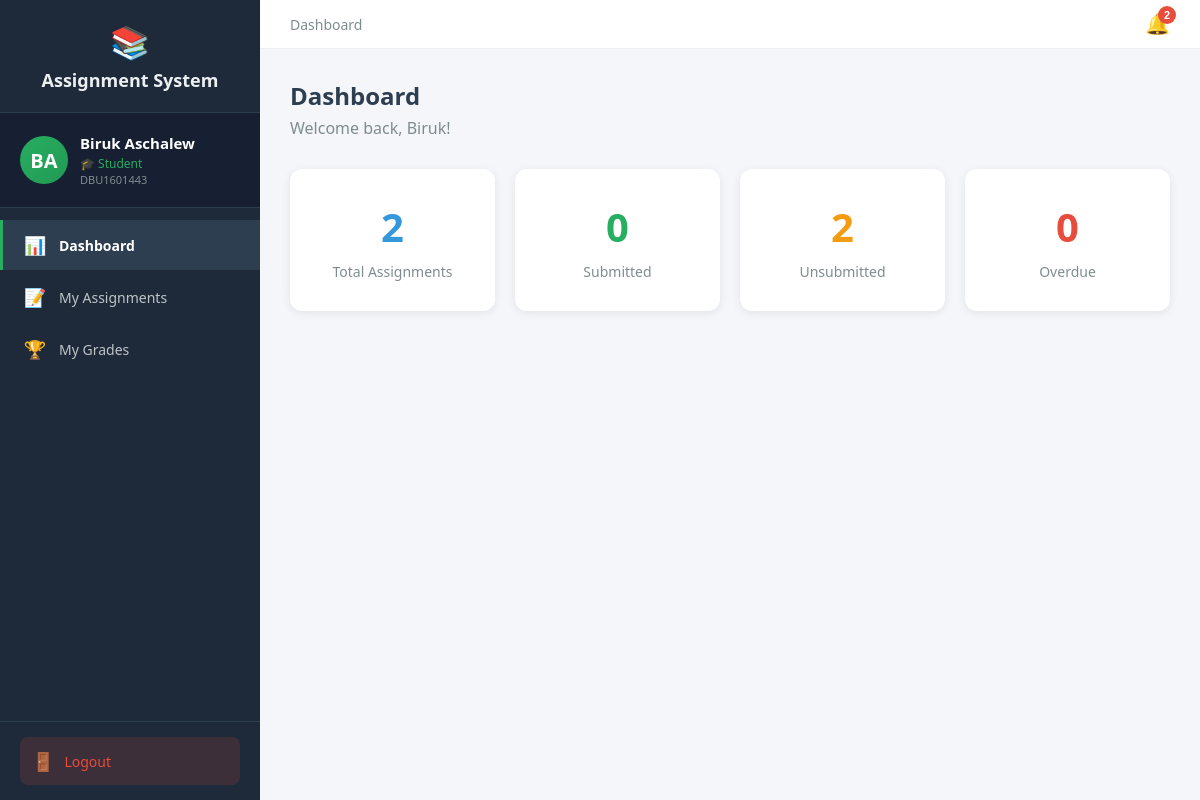
The page /student/dashboard (signed in) on the database its author committed.
### tables this page shows
CREATE TABLE users (
            id TEXT PRIMARY KEY,
            user_id TEXT UNIQUE NOT NULL,
            first_name TEXT NOT NULL,
            last_name TEXT NOT NULL,
            email TEXT UNIQUE NOT NULL,
            password_hash TEXT NOT NULL,
            role TEXT NOT NULL,
            is_approved INTEGER DEFAULT 0,
            created_at TIMESTAMP DEFAULT CURRENT_TIMESTAMP,
            updated_at TIMESTAMP DEFAULT CURRENT_TIMESTAMP,
            node_id TEXT
        );

### routes_student.py (the view)
@student_bp.route('/dashboard')
@login_required
def dashboard():
    if current_user.role != 'student':
        return redirect(url_for('auth.login'))
    conn = get_db()
    cur = conn.cursor()
    cur.execute("SELECT id, department, year FROM students WHERE user_id = ?", (current_user.id,))
    student = cur.fetchone()
    if not student:
        flash('Student profile not found!', 'danger')
        return redirect(url_for('auth.logout'))
    student_id = student['id']
    department = student['department']
    year = student['year']
    cur.execute("""
        SELECT a.id, a.title, a.course_name, u.first_name, u.last_name,
               a.deadline, a.late_submission, a.penalty_per_day, a.teacher_comment,
               a.department, a.year, a.files, a.max_score
        FROM assignments a
        JOIN teachers t ON a.teacher_id = t.id
        JOIN users u ON t.user_id = u.id
        WHERE a.department = ? AND a.year = ?
        ORDER BY a.deadline ASC
    """, (department.strip(), int(year)))
    assignments = cur.fetchall()
    cur.execute("""
        SELECT assignment_id, status, grade, feedback
        FROM submissions WHERE student_id = ?
    """, (student_id,))
    submissions = cur.fetchall()
    submission_dict = {s[0]: s for s in submissions}
    total = len(assignments)
    submitted = sum(1 for a in assignments if a[0] in submission_dict)
    unsubmitted = total - submitted
    overdue = sum(1 for a in assignments if a['deadline'] and datetime.strptime(a['deadline'], '%Y-%m-%d %H:%M:%S') < datetime.now() and a[0] not in submission_dict)
    conn.close()
    from math import ceil
    weights = {}
    reminders = []
    now = datetime.now()
    conn = get_db()
    cur = conn.cursor()
    for a in assignments:
        try:
            max_score = float(a['max_score']) if a['max_score'] is not None else 100.0
        except Exception:
            max_score = 100.0
        current_value = max_score
        try:
            deadline_dt = datetime.strptime(a['deadline'], '%Y-%m-%d %H:%M:%S') if a['deadline'] else None
        except Exception:
            deadline_dt = None
        if deadline_dt:
            if now > deadline_dt:
                cur.execute("SELECT id FROM allowed_late_submissions WHERE assignment_id = ? AND student_id = ?", (a['id'], student_id))
                allowed = cur.fetchone() is not None
                if not allowed and a['late_submission']:
                    seconds = (now - deadline_dt).total_seconds()
                    days_late = int(ceil(seconds / 86400.0))
                    penalty = float(a['penalty_per_day']) if a['penalty_per_day'] is not None else 0.0
                    current_value = max(0.0, max_score * max(0.0, 1 - (penalty/100.0) * days_late))
                    reminders.append({
                        'id': a['id'],
                        'title': a['title'],
                        'deadline': deadline_dt,
                        'days_left': -days_late,
                        'late_allowed': True,
                        'penalty_per_day': penalty,
                        'current_value': current_value,
                        'max_score': max_score
                    })
                elif not allowed and not a['late_submission']:
                    current_value = 0.0
                    reminders.append({
                        'id': a['id'],
                        'title': a['title'],
                        'deadline': deadline_dt,
                        'days_left': -1,
                        'late_allowed': False,
                        'penalty_per_day': 0.0,
                        'current_value': current_value,
                        'max_score': max_score
                    })
            else:
                seconds = (deadline_dt - now).total_seconds()
                days_left = int(ceil(seconds / 86400.0))
                if days_left <= 3:
                    reminders.append({
                        'id': a['id'],
                        'title': a['title'],
                        'deadline': deadline_dt,
                        'days_left': days_left,
                        'late_allowed': bool(a['late_submission']),
                        'penalty_per_day': float(a['penalty_per_day']) if a['penalty_per_day'] is not None else 0.0,
                        'current_value': current_value,
                        'max_score': max_score
                    })
        weights[a['id']] = current_value
    conn.close()
    return render_template('student/dashboard.html',
                         assignments=assignments,
                         submission_dict=submission_dict,
                         weights=weights,
                         reminders=reminders,
                         total=total,
                         submitted=submitted,
                         unsubmitted=unsubmitted,
                         overdue=overdue,
                         now=now)

### auth.py (called while the page is built)
def get_db():
    conn = sqlite3.connect('assignments.db')
    conn.row_factory = sqlite3.Row
    return conn

@login_manager.user_loader
def load_user(user_id):
    conn = get_db()
    cur = conn.cursor()
    cur.execute("SELECT id, user_id, first_name, last_name, email, role, is_approved FROM users WHERE id = ?", (user_id,))
    user = cur.fetchone()
    cur.close()
    conn.close()
    if user:
        from flask_login import UserMixin
        class User(UserMixin):
            pass
        u = User()
        u.id = user['id']
        u.user_id = user['user_id']
        u.first_name = user['first_name']
        u.last_name = user['last_name']
        u.email = user['email']
        u.role = user['role']
        u.is_approved = user['is_approved']
        return u
    return None

### routes_student.py (called while the page is built)
def get_db():
    conn = sqlite3.connect('assignments.db')
    conn.row_factory = sqlite3.Row
    return conn

### templates/student/dashboard.html (shortened to what this page needs)
{% extends "student_base.html" %}
{% block content %}
<div class="section-panel active" id="panel-dashboard">
    <h2>Dashboard</h2>
    <p class="welcome">Welcome back, {{ current_user.first_name }}!</p>
    <div class="cards">
        <div class="card card-total"><h3>{{ total }}</h3><p>Total Assignments</p></div>
        <div class="card card-submitted"><h3>{{ submitted }}</h3><p>Submitted</p></div>
        <div class="card card-unsubmitted"><h3>{{ unsubmitted }}</h3><p>Unsubmitted</p></div>
        <div class="card card-overdue"><h3>{{ overdue }}</h3><p>Overdue</p></div>
    </div>
</div>
{% endblock %}

### templates/student_base.html (shortened to what this page needs)
<!DOCTYPE html>
<html>
<head>
</head>
<body>
    <div class="layout">
        <div class="sidebar" id="sidebar">
            <div class="logo">
                <span class="icon">📚</span>
                Assignment System
            </div>
            <div class="profile-card">
                <div class="avatar">{{ current_user.first_name[0] }}{{ current_user.last_name[0] }}</div>
                <div class="info">
                    <div class="name">{{ current_user.first_name }} {{ current_user.last_name }}</div>
                    <div class="role">🎓 Student</div>
                    <div class="id-text">{{ current_user.user_id }}</div>
                </div>
            </div>
            <nav>
                <a href="/student/dashboard" class="{{ 'active' if request.path == '/student/dashboard' }}" onclick="closeSidebar()">
                    <span class="icon">📊</span> Dashboard
                </a>
                <a href="/student/dashboard#assignments" onclick="closeSidebar()">
                    <span class="icon">📝</span> My Assignments
                </a>
                <a href="/student/grades" class="{{ 'active' if request.path == '/student/grades' }}" onclick="closeSidebar()">
                    <span class="icon">🏆</span> My Grades
                </a>
            </nav>
            <div class="sidebar-footer">
                <a href="/logout" class="logout-btn">
                    <span class="icon">🚪</span> Logout
                </a>
            </div>
        </div>
        <div class="main">
            <div class="topbar">
                <div class="breadcrumb">
                    {% block page_title %}Dashboard{% endblock %}
                </div>
                <div style="position:relative;">
                    <button id="notifBell" class="notif-bell" aria-label="Notifications">🔔
                        {% if reminder_count and reminder_count > 0 %}
                        <span class="notif-badge">{{ reminder_count }}</span>
                        {% endif %}
                    </button>
                </div>
            </div>
            <div class="content">
                {% block content %}{% endblock %}
            </div>
        </div>
    </div>
</body>
</html>

### templates/student_base.html (style rules this page uses)
* { margin: 0; padding: 0; box-sizing: border-box; }
body { font-family: 'Segoe UI', Arial, sans-serif; background: #f5f6fa; }
.layout { display: flex; min-height: 100vh; }
.sidebar { width: 260px; background: #1e2a3a; color: #ecf0f1; padding: 0; position: fixed; height: 100vh; overflow-y: auto; z-index: 100; transition: transform 0.3s; display: flex; flex-direction: column; }
.sidebar .logo { padding: 20px; font-size: 18px; font-weight: bold; text-align: center; border-bottom: 1px solid #2c3e50; }
.sidebar .logo .icon { font-size: 32px; display: block; margin-bottom: 5px; }
.sidebar .profile-card { padding: 20px; border-bottom: 1px solid #2c3e50; display: flex; align-items: center; gap: 12px; background: #162032; }
.sidebar .profile-card .avatar { width: 48px; height: 48px; border-radius: 50%; background: linear-gradient(135deg, #27ae60, #229954); color: white; display: flex; align-items: center; justify-content: center; font-weight: bold; font-size: 20px; flex-shrink: 0; }
.sidebar .profile-card .info { overflow: hidden; }
.sidebar .profile-card .info .name { font-weight: 600; font-size: 15px; color: white; white-space: nowrap; overflow: hidden; text-overflow: ellipsis; }
.sidebar .profile-card .info .role { font-size: 12px; color: #27ae60; margin-top: 2px; }
.sidebar .profile-card .info .id-text { font-size: 11px; color: #7f8c8d; }
.sidebar nav { flex: 1; padding: 10px 0; }
.sidebar nav a { display: flex; align-items: center; padding: 13px 20px; color: #bdc3c7; text-decoration: none; font-size: 14px; border-left: 3px solid transparent; cursor: pointer; transition: all 0.2s; margin: 2px 0; }
.sidebar nav a.active { background: #2c3e50; color: white; border-left-color: #27ae60; font-weight: bold; }
.sidebar nav a .icon { margin-right: 12px; font-size: 18px; width: 24px; text-align: center; }
.sidebar .sidebar-footer { padding: 15px 20px; border-top: 1px solid #2c3e50; }
.sidebar .sidebar-footer .logout-btn { display: flex; align-items: center; gap: 10px; padding: 12px; background: rgba(231,76,60,0.15); color: #e74c3c; text-decoration: none; border-radius: 8px; font-size: 14px; font-weight: 500; transition: all 0.2s; }
.sidebar .sidebar-footer .logout-btn .icon { font-size: 18px; }
.main { margin-left: 260px; flex: 1; width: calc(100% - 260px); }
.topbar { background: white; padding: 12px 30px; display: flex; justify-content: space-between; align-items: center; border-bottom: 1px solid #ecf0f1; }
.topbar .breadcrumb { color: #7f8c8d; font-size: 14px; }
.notif-bell { position: relative; background: none; border: none; font-size: 20px; cursor: pointer; color: #2c3e50; }
.notif-badge { position: absolute; top: -6px; right: -6px; background: #e74c3c; color: white; border-radius: 50%; width:18px; height:18px; display:flex; align-items:center; justify-content:center; font-size:11px; font-weight:700; }
.content { padding: 30px; }
.section-panel { display: none; }
.section-panel.active { display: block; }

### templates/student/dashboard.html (style rules this page uses)
h2 { color: #2c3e50; margin-bottom: 5px; }
.welcome { color: #7f8c8d; margin-bottom: 30px; }
.cards { display: grid; grid-template-columns: repeat(4, 1fr); gap: 20px; margin-bottom: 30px; }
.card { background: white; padding: 30px; border-radius: 12px; text-align: center; box-shadow: 0 2px 10px rgba(0,0,0,0.08); }
.card h3 { font-size: 40px; margin-bottom: 8px; }
.card p { color: #7f8c8d; font-size: 14px; font-weight: 500; }
.card-total h3 { color: #3498db; }
.card-submitted h3 { color: #27ae60; }
.card-unsubmitted h3 { color: #f39c12; }
.card-overdue h3 { color: #e74c3c; }

### rows shown on the page
users: first_name "B", last_name "A", first_name "Biruk", last_name "Aschalew", user_id "DBU1601443"

### other values the page prints
{{ reminder_count }} "2"
{{ total }} "2"
{{ submitted }} "0"
{{ unsubmitted }} "2"
{{ overdue }} "0"
